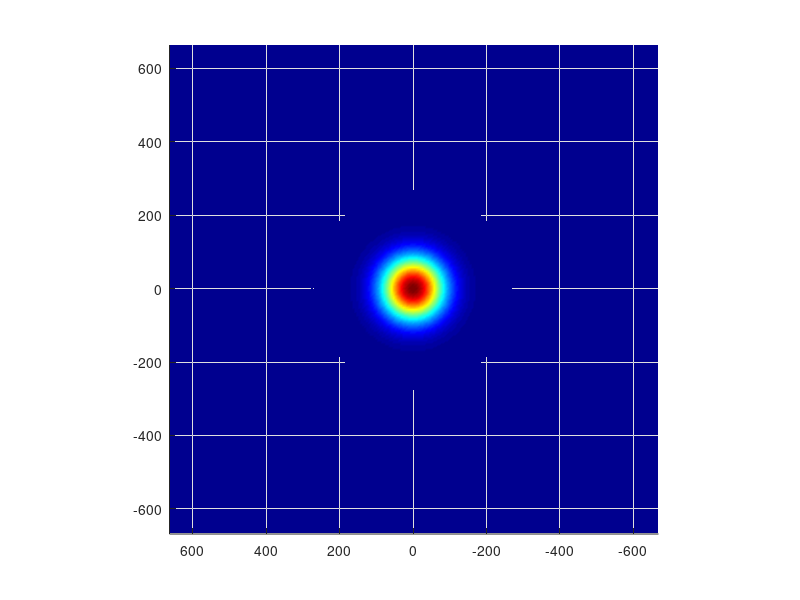

MATLAB code to generate this figure: (Note: this script raises an error after producing the figure.)
clear all; format long; clc; % 2D Free space diffraction

% Physical constants
mu0 = 4.0e-7 * pi  ;  % free space magnetic permeability [Vs/Am]
c0  = 2.99792458e+8 ;    % free space light speed [m/s]
epsilon0 = 1.0 / (mu0 * c0.^2) ;        % free space permittivity [As/Vm]
eta0     = sqrt(mu0 / epsilon0) ;   % free space impedance [ohm]
n0_ = 1     ;   % refractive index of background    <---%%% EDIT HERE %%%
lambda0_ = 532e-9  ;    % free space wavelength [m]        <---%%% EDIT HERE %%%

% Derived parameters
k0_     = 2 * pi / lambda0_ ;      			% free space wavenumber [m-1]
k_      = n0_ * k0_        ;             % medium wavenumber [m-1]
lambda_ = lambda0_ / n0_    ;            % medium wavelength [m]

% Beam parameters
w0 = 5e-6; %in meters
k0 = k0_;
zR = pi*w0^2/lambda0_ % in meters

delta_   = 1;	   % normalization parameter (see documentation on SSF)

%  Computation domain discretization
% Changing Nz improves w_analytical, while changing Nx,Ny improves
% w_numerical
% Nz = 1e4 ;        % Number of steps in the z direction <---%%% EDIT HERE %%%
Nz = 100 ;        % Number of steps in the z direction <---%%% EDIT HERE %%%
Nx = 256 ;        % x-direction size of computational grid
Ny = Nx  ;        % x-direction size of computational grid. The computation domain is square

% Physical dimension of the computation space. Physical values are denoted with an underscore. The corresponding normalized value are written without underscore.
% We use SI units
Lx_ = 80e-6 ;    % width of the computation window [m]  <---%%% EDIT HERE %%%
Ly_ = Lx_	;	     % height of the computation window [m] <---%%% EDIT HERE %%%
% Lz_ = 100e-6 ;    % propagation distance [m]             <---%%% EDIT HERE %%%
Lz_ = zR ;    % propagation distance [m]             <---%%% EDIT HERE %%%
% Lz_ = zR*1e7 ;    % propagation distance [m]             <---%%% EDIT HERE %%%
% Lz_ = zR*1e1 ;    % propagation distance [m]             <---%%% EDIT HERE %%%

V = zeros([Ny, Nx]) ;   % Index potential. This correspond to the refractive index difference with respect to background
                          % for a homogeneous medium, V = 0. <---%%% EDIT HERE %%%

% Normalization coefficients
% The equation can be normalized to a dimensionless form
% spatial normalization factor in the x-y plane
spatial_transverse_scale = 1/(k0_ * sqrt(2 * n0_ *  delta_))
% spatial normalization factor in the z direction
spatial_longitudinal_scale = 1/(delta_ * k0_);

scale_ratio = spatial_longitudinal_scale/spatial_transverse_scale;  % = sqrt(2*n0_/delta_)

% .^.^.^.^.^.^* Normalized parameters .^.^.^.^.^.^*
Lx = Lx_ / spatial_transverse_scale  ;              % normalized model width
Ly = Ly_ / spatial_transverse_scale  ;              % normalized model height
Lz = Lz_ / spatial_longitudinal_scale ;             % normalized propagation distance
k  = 2*pi * spatial_transverse_scale / lambda_ ; % normalized light k-vector

% .^.^.^.^.^.^ Numeric model parameters .^.^.^.^.^*
dx_ = Lx_/Nx    ;                                                            % normalized discretization step in x
dx  = Lx/Nx    ;                                                             % discretization step in x
x_ = dx_ * (-Nx/2:Nx/2-1);      % x dimension vector
x   = dx  * (-Nx/2:Nx/2-1) ;          % normalized x dimension vector
dkx = 2*pi/Lx  ;                                                          % discretization in the spatial spectral domain along the y direction
kx = dkx * [0:(Nx/2-1), -Nx/2:-1]; % spatial frequencies vector in the x direction (swapped)

% We do the same in the y and z direction
dy_ = Ly_/Ny;                                                       % normalized discretization step in y
dy  = Ly/Ny;                                                        % discretization step in y
y_  = dy_ * (-Ny/2:Ny/2-1);                                          % y dimension vector
y   = dy  * (-Ny/2:Ny/2-1);                                          % normalized y dimension vector
dky = 2*pi/Ly;                                                       % discretization in the spatial spectral domain along the y direction
ky  = dky * [0:(Ny/2-1), -Ny/2:-1];                                    % spatial frequencies vector in the y direction

dz  = Lz/Nz;                                                         % discretization step in z
dz_ = Lz_/Nz;                                                        % normalized discretization step in z
z   = dz * (0:Nz-1);                                                 % z dimension vector
z_  = dz_ * (0:Nz-1);   % normalized z dimension vector
dkz = 2*pi/Lz;                                                       % discretization in the spatial spectral domain along the y direction
kz  = dkz * [0:(Nz/2-1), -Nz/2:-1];

% Here we create the spatial computation grid (physical and normalized)
[X_, Y_]    = meshgrid(x_, y_);
[Xz_, Z_]   = meshgrid(x_, z_);
[X, Y]      = meshgrid(x, y);
[Xz, Z]     = meshgrid(x, z);
% The same for the spatial frequencies domain
[KX, KY]    = meshgrid(kx, ky);

K2 = KX .* KX + KY .* KY;  % Here we define some variable so that we don't need to compute them again and again

% Variable that allows to switch between the paraxial (nonparaxial = 0) and nonparaxial (nonparaxial = 1) algorithm.
nonparaxial  = 0 ;  % <---%%% EDIT HERE %%%

% IF YOU WANT TO HAVE absorbing boundaries, set absorbing_boundary=1 below, 
% otherwise set it to 0.
absorbing_boundary = 0;
super_gaussian=exp(-((X_ / (0.9*Lx_/(2*sqrt(log(2)))) ).^20 + (Y_ / (0.9*Ly_/(2*sqrt(log(2)))) ).^20));

A = 1;       		 % field amplitude of the input beam

% Generate input field. Below, an example with Gaussian beam as the input
beam_fwhm_ = 14e-6    ;       % <---%%% EDIT HERE %%%
beam_scale_ = beam_fwhm_ / (2*sqrt(log(2)));
gaussian_beam = exp(-(X_/beam_scale_).^2 - (Y_/beam_scale_).^2);

% Generate angle of the input beam. We do it by multiplying the input field with a blazed grating
theta_x = 0 ;      % [degree] angle in x direction <---%%% EDIT HERE %%%
theta_y = 0  ;     % [degree] angle in y direction <---%%% EDIT HERE %%%
theta_x = theta_x*pi/180;
theta_y = theta_y*pi/180;
blazed_grating = exp(1i*2*pi/lambda_*(sin(theta_x)*X_+sin(theta_y)*Y_));

% circular aperture
circular_aperture = zeros(Nx, Ny);
aperture_diameter = 100e-6;             % [m] <---### EDIT HERE ###
circular_aperture((X_.^2 + Y_.^2) <= (aperture_diameter/2)^2) = 1;

% rectangular aperture
rectangular_aperture = zeros(Nx, Ny);
width_x = 200e-6;                       % [m] <---### EDIT HERE ###
width_y = 200e-6;                       % [m] <---### EDIT HERE ###
x_shift = 0e-6;                         % [m]<---### EDIT HERE ###
y_shift = 0e-6;                         % [m]<---### EDIT HERE ###
rectangular_aperture(abs(X_ - x_shift) <= width_x/2 & abs(Y_ - y_shift) <= width_y/2) = 1;

% u=gaussian_beam;
u=exp(-(X_/w0).^2-(Y_/w0).^2);

figure(1); surf(X,Y,abs(u)); shading interp; colormap(jet); view([-90 90]); 
axis tight; axis square;

zmax=ceil(max(z)); z=linspace(0,zmax,Nz); u0=u; %This is for the simulation

% Find z=zR closest value by indexing in our vector. Quite interesting,
% because z and z_ have the same number of elements. Thus, indexing is
% trully the way we need to capture the image, so here comes the function calculate_beam_widths

[minValue, closestIndex_2] = findClosestValue(zR, z_);
stop_loops = false;
for m=1:Nz
 m
 u1=ifft2(fft2(u0).*exp(-1i*z_(m)*(KX.^2+KY.^2)));
%  u1=ifft2(fft2(u0).*exp(-1i*z(m)*(KX.^2+KY.^2)));
 field(m,:,:)=u1; 
  if m==1
     u1_init = u1;
  end
 
 if (stop_loops)
     break;
 end
 if m==closestIndex_2
    [w_analytical, w_numerical, data] = calculate_beam_widths(u1, z_, w0, zR, y_, m);
    w0*sqrt(2)
    stop_loops = true;
    [w_analytical_init, w_numerical_init, data_init] = calculate_beam_widths(u1_init, z_, w0, zR, y_, 1);
    figure(5); 
    plot(y_,data.^2); axis square;
%     hold on
%     plot(y_,data_init.^2);
%     hold off
 end
 
figure(3); surf(X,Y,abs(u1).^2); axis([-Lx./2 Lx./2 -Ly./2 Ly./2 0 1]);
% set(gca,'XTickLabel',{num2str(-window_size),num2str(-window_size./2),0,num2str(window_size./2),num2str(window_size)})
% set(gca,'YTickLabel',{num2str(-window_size),0,num2str(window_size)})
shading interp;  colormap(jet); axis square;  
 view([31 37]);
  %view([0 90]); 
 drawnow;
end

function [minValue, closestIndex] = findClosestValue(referenceValues, vector)
    % referenceValues: vector of reference values
    % vector: vector to search for closest values
    % minValue: vector of minimum absolute differences between 'vector' and each value in 'referenceValues'
    % closestIndex: vector of indices of the closest values in 'vector' to each value in 'referenceValues'
    % Create a matrix where each row is a copy of 'vector'
    repeatedVector = repmat(vector, [length(referenceValues), 1]);
    % Create a matrix where each column is a copy of 'referenceValues'
    repeatedReference = repmat(referenceValues', [1, length(vector)]);
    % Calculate the absolute difference between 'repeatedVector' and 'repeatedReference'
    absoluteDiff = abs(repeatedVector - repeatedReference);
    % Find the index of the minimum value along each row
    [~, closestIndex] = min(absoluteDiff, [], 2);
    % Extract the minimum value from 'absoluteDiff' for each index
    minValue = absoluteDiff(sub2ind(size(absoluteDiff), (1:length(closestIndex))', closestIndex));
end

function [w_norm_analytical, w_norm_numerical, data] = calculate_beam_widths(u1, z, w0_norm, zR_norm, y, m)
    %     Analytical solution 
        w_norm_analytical = w0_norm*sqrt(1+(z(m)./zR_norm).^2);
        
    %     Numerical solution
        % Find the index of the maximum absolute value in u1
        [max_u1, max_u1_index] = max(abs(u1(:)));
        % Convert the index to row and column subscripts
        [max_u1_row, max_u1_col] = ind2sub(size(u1), max_u1_index);
        % Find the x-value corresponding to the maximum absolute value in u1
        u1_zR = u1(:,max_u1_col);  
        data = abs(u1_zR);
%         data = abs(u1_zR).^2;
             % Find the half max value.
            halfMax = (min(data) + max(data)) / 2;
            % Find where the data first drops below half the max.
            index1 = find(data >= halfMax, 1, 'first');
            % Find where the data last rises above half the max.
            index2 = find(data >= halfMax, 1, 'last');
            fwhm = index2-index1 + 1; % FWHM in indexes.
            % if you have an y vector
            fwhmy = y(index2) - y(index1);            
        w_norm_numerical= fwhmy./sqrt(2*log(2)) ;
       % Snapshot in plot y,abs(u1_zR).^2
%         figure(5); plot(y,data); axis square;
        figure(5); plot(y,data.^2); axis square;
end
